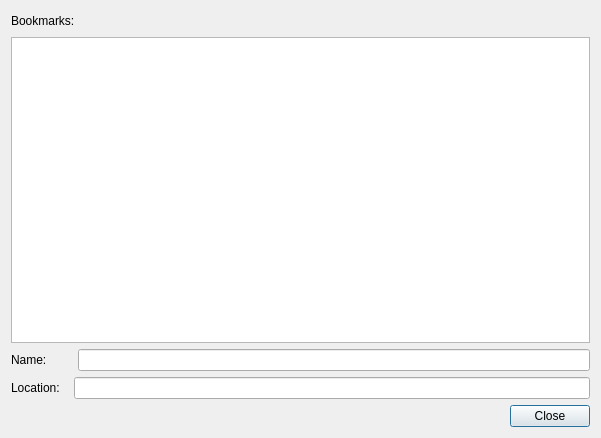
<?xml version="1.0" encoding="UTF-8"?>
<ui version="4.0">
 <class>bookmarkDialog</class>
 <widget class="QDialog" name="bookmarkDialog">
  <property name="geometry">
   <rect>
    <x>0</x>
    <y>0</y>
    <width>601</width>
    <height>438</height>
   </rect>
  </property>
  <property name="sizePolicy">
   <sizepolicy hsizetype="Preferred" vsizetype="Preferred">
    <horstretch>0</horstretch>
    <verstretch>0</verstretch>
   </sizepolicy>
  </property>
  <property name="windowTitle">
   <string>GAMS Studio - Organize Bookmarks</string>
  </property>
  <layout class="QVBoxLayout" name="verticalLayout">
   <item>
    <layout class="QHBoxLayout" name="locationbookmarkHLayout">
     <item>
      <widget class="QLabel" name="bookmarkLabel">
       <property name="text">
        <string>Bookmarks:</string>
       </property>
      </widget>
     </item>
     <item>
      <spacer name="horizontalSpacer">
       <property name="orientation">
        <enum>Qt::Horizontal</enum>
       </property>
       <property name="sizeHint" stdset="0">
        <size>
         <width>40</width>
         <height>20</height>
        </size>
       </property>
      </spacer>
     </item>
    </layout>
   </item>
   <item>
    <widget class="QTableView" name="bookmarkTableView">
     <property name="sizePolicy">
      <sizepolicy hsizetype="Expanding" vsizetype="Expanding">
       <horstretch>0</horstretch>
       <verstretch>0</verstretch>
      </sizepolicy>
     </property>
    </widget>
   </item>
   <item>
    <layout class="QHBoxLayout" name="nameHlLayout">
     <item>
      <widget class="QLabel" name="nameLabel">
       <property name="text">
        <string>Name:</string>
       </property>
      </widget>
     </item>
     <item>
      <spacer name="nameHSpacer">
       <property name="orientation">
        <enum>Qt::Horizontal</enum>
       </property>
       <property name="sizeType">
        <enum>QSizePolicy::Minimum</enum>
       </property>
       <property name="sizeHint" stdset="0">
        <size>
         <width>25</width>
         <height>20</height>
        </size>
       </property>
      </spacer>
     </item>
     <item>
      <widget class="QLineEdit" name="nameLineEdit"/>
     </item>
    </layout>
   </item>
   <item>
    <layout class="QHBoxLayout" name="locationHLayout">
     <item>
      <widget class="QLabel" name="locationLabel">
       <property name="text">
        <string>Location:</string>
       </property>
      </widget>
     </item>
     <item>
      <spacer name="locationHSpacer">
       <property name="orientation">
        <enum>Qt::Horizontal</enum>
       </property>
       <property name="sizeType">
        <enum>QSizePolicy::Minimum</enum>
       </property>
       <property name="sizeHint" stdset="0">
        <size>
         <width>8</width>
         <height>20</height>
        </size>
       </property>
      </spacer>
     </item>
     <item>
      <widget class="QLineEdit" name="locationLineEdit"/>
     </item>
    </layout>
   </item>
   <item>
    <widget class="QDialogButtonBox" name="buttonBox">
     <property name="orientation">
      <enum>Qt::Horizontal</enum>
     </property>
     <property name="standardButtons">
      <set>QDialogButtonBox::Close</set>
     </property>
    </widget>
   </item>
  </layout>
 </widget>
 <resources/>
 <connections>
  <connection>
   <sender>buttonBox</sender>
   <signal>accepted()</signal>
   <receiver>bookmarkDialog</receiver>
   <slot>accept()</slot>
   <hints>
    <hint type="sourcelabel">
     <x>248</x>
     <y>254</y>
    </hint>
    <hint type="destinationlabel">
     <x>157</x>
     <y>274</y>
    </hint>
   </hints>
  </connection>
  <connection>
   <sender>buttonBox</sender>
   <signal>rejected()</signal>
   <receiver>bookmarkDialog</receiver>
   <slot>reject()</slot>
   <hints>
    <hint type="sourcelabel">
     <x>316</x>
     <y>260</y>
    </hint>
    <hint type="destinationlabel">
     <x>286</x>
     <y>274</y>
    </hint>
   </hints>
  </connection>
 </connections>
</ui>
